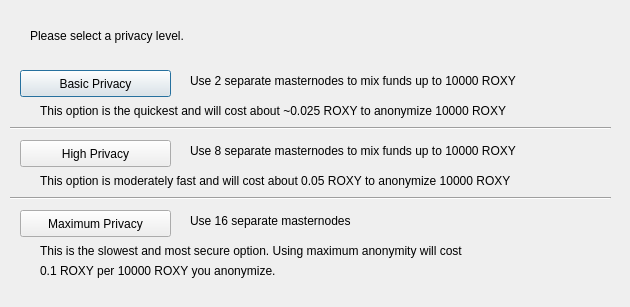
<?xml version="1.0" encoding="UTF-8"?>
<ui version="4.0">
 <class>DarksendConfig</class>
 <widget class="QDialog" name="DarksendConfig">
  <property name="geometry">
   <rect>
    <x>0</x>
    <y>0</y>
    <width>630</width>
    <height>307</height>
   </rect>
  </property>
  <property name="windowTitle">
   <string>Configure Darksend</string>
  </property>
  <widget class="QPushButton" name="buttonBasic">
   <property name="geometry">
    <rect>
     <x>20</x>
     <y>70</y>
     <width>151</width>
     <height>27</height>
    </rect>
   </property>
   <property name="text">
    <string>Basic Privacy</string>
   </property>
  </widget>
  <widget class="QPushButton" name="buttonHigh">
   <property name="geometry">
    <rect>
     <x>20</x>
     <y>140</y>
     <width>151</width>
     <height>27</height>
    </rect>
   </property>
   <property name="text">
    <string>High Privacy</string>
   </property>
  </widget>
  <widget class="QPushButton" name="buttonMax">
   <property name="geometry">
    <rect>
     <x>20</x>
     <y>210</y>
     <width>151</width>
     <height>27</height>
    </rect>
   </property>
   <property name="text">
    <string>Maximum Privacy</string>
   </property>
  </widget>
  <widget class="QLabel" name="label">
   <property name="geometry">
    <rect>
     <x>30</x>
     <y>20</y>
     <width>571</width>
     <height>31</height>
    </rect>
   </property>
   <property name="text">
    <string>Please select a privacy level.</string>
   </property>
  </widget>
  <widget class="QLabel" name="label_2">
   <property name="geometry">
    <rect>
     <x>190</x>
     <y>70</y>
     <width>421</width>
     <height>21</height>
    </rect>
   </property>
   <property name="text">
    <string>Use 2 separate masternodes to mix funds up to 10000 ROXY</string>
   </property>
  </widget>
  <widget class="QLabel" name="label_3">
   <property name="geometry">
    <rect>
     <x>190</x>
     <y>140</y>
     <width>411</width>
     <height>21</height>
    </rect>
   </property>
   <property name="text">
    <string>Use 8 separate masternodes to mix funds up to 10000 ROXY</string>
   </property>
  </widget>
  <widget class="QLabel" name="label_4">
   <property name="geometry">
    <rect>
     <x>190</x>
     <y>210</y>
     <width>421</width>
     <height>21</height>
    </rect>
   </property>
   <property name="text">
    <string>Use 16 separate masternodes</string>
   </property>
  </widget>
  <widget class="QLabel" name="label_6">
   <property name="geometry">
    <rect>
     <x>40</x>
     <y>100</y>
     <width>561</width>
     <height>21</height>
    </rect>
   </property>
   <property name="text">
    <string>This option is the quickest and will cost about ~0.025 ROXY to anonymize 10000 ROXY</string>
   </property>
  </widget>
  <widget class="QLabel" name="label_7">
   <property name="geometry">
    <rect>
     <x>40</x>
     <y>170</y>
     <width>561</width>
     <height>21</height>
    </rect>
   </property>
   <property name="text">
    <string>This option is moderately fast and will cost about 0.05 ROXY to anonymize 10000 ROXY</string>
   </property>
  </widget>
  <widget class="QLabel" name="label_8">
   <property name="geometry">
    <rect>
     <x>40</x>
     <y>240</y>
     <width>561</width>
     <height>21</height>
    </rect>
   </property>
   <property name="text">
    <string>This is the slowest and most secure option. Using maximum anonymity will cost</string>
   </property>
  </widget>
  <widget class="QLabel" name="label_9">
   <property name="geometry">
    <rect>
     <x>40</x>
     <y>260</y>
     <width>561</width>
     <height>21</height>
    </rect>
   </property>
   <property name="text">
    <string>0.1 ROXY per 10000 ROXY you anonymize.</string>
   </property>
  </widget>
  <widget class="Line" name="line">
   <property name="geometry">
    <rect>
     <x>10</x>
     <y>120</y>
     <width>601</width>
     <height>16</height>
    </rect>
   </property>
   <property name="orientation">
    <enum>Qt::Horizontal</enum>
   </property>
  </widget>
  <widget class="Line" name="line_2">
   <property name="geometry">
    <rect>
     <x>10</x>
     <y>190</y>
     <width>601</width>
     <height>16</height>
    </rect>
   </property>
   <property name="orientation">
    <enum>Qt::Horizontal</enum>
   </property>
  </widget>
 </widget>
 <resources/>
 <connections/>
</ui>
